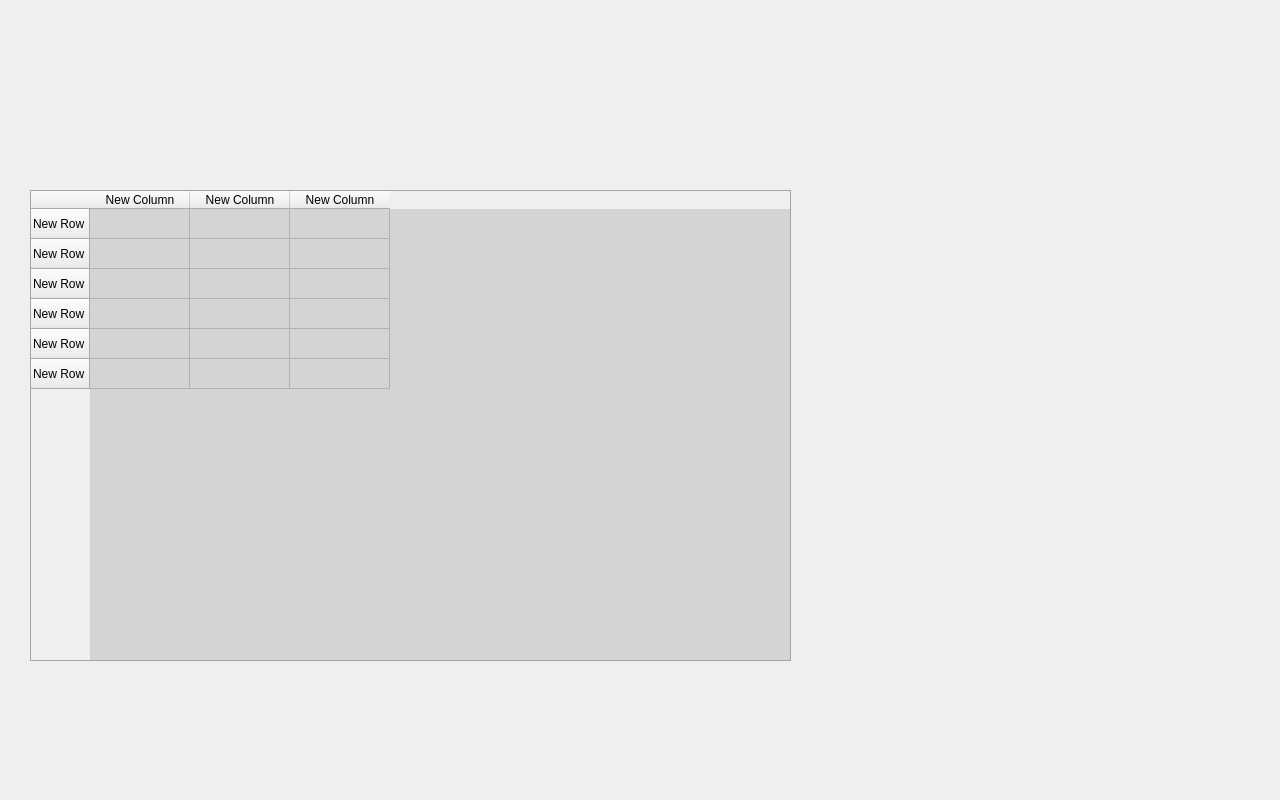
<?xml version="1.0" encoding="UTF-8"?>
<ui version="4.0">
 <class>Run_setting</class>
 <widget class="QDialog" name="Run_setting">
  <property name="geometry">
   <rect>
    <x>0</x>
    <y>0</y>
    <width>1280</width>
    <height>800</height>
   </rect>
  </property>
  <property name="windowTitle">
   <string>Dialog</string>
  </property>
  <property name="styleSheet">
   <string notr="true">QDialog#Run_setting {
background-image: url(:/BG/autorun setting/autorun setting.jpg);
}

QPushButton#add {
background-color: transparent;
border-image: url(:/Button/autorun setting/add.png);
background: none;
border: none;
background-repeat: none;
}

QPushButton#remove {
background-color: transparent;
border-image: url(:/Button/autorun setting/remove.png);
background: none;
border: none;
background-repeat: none;
}

QPushButton#save {
background-color: transparent;
border-image: url(:/Button/autorun setting/save.png);
background: none;
border: none;
background-repeat: none;
}

QPushButton#back {
background-color:transparent;
border-image:url(:/Button/autorun setting/back.png);
background: none;
border: none;
background-repeat: none;
}

QTableWidget#tableWidget {
background-color:rgb(212, 212, 212)
}

</string>
  </property>
  <widget class="QPushButton" name="add">
   <property name="geometry">
    <rect>
     <x>464</x>
     <y>716</y>
     <width>197</width>
     <height>90</height>
    </rect>
   </property>
   <property name="text">
    <string/>
   </property>
  </widget>
  <widget class="QPushButton" name="remove">
   <property name="geometry">
    <rect>
     <x>648</x>
     <y>713</y>
     <width>248</width>
     <height>90</height>
    </rect>
   </property>
   <property name="text">
    <string/>
   </property>
  </widget>
  <widget class="QPushButton" name="save">
   <property name="geometry">
    <rect>
     <x>884</x>
     <y>713</y>
     <width>196</width>
     <height>90</height>
    </rect>
   </property>
   <property name="text">
    <string/>
   </property>
  </widget>
  <widget class="QPushButton" name="back">
   <property name="geometry">
    <rect>
     <x>1067</x>
     <y>713</y>
     <width>215</width>
     <height>90</height>
    </rect>
   </property>
   <property name="text">
    <string/>
   </property>
  </widget>
  <widget class="QLabel" name="holder_x">
   <property name="geometry">
    <rect>
     <x>887</x>
     <y>239</y>
     <width>47</width>
     <height>41</height>
    </rect>
   </property>
   <property name="text">
    <string/>
   </property>
  </widget>
  <widget class="QLabel" name="holder_y">
   <property name="geometry">
    <rect>
     <x>955</x>
     <y>239</y>
     <width>47</width>
     <height>41</height>
    </rect>
   </property>
   <property name="text">
    <string/>
   </property>
  </widget>
  <widget class="QLabel" name="holder_z">
   <property name="geometry">
    <rect>
     <x>1023</x>
     <y>239</y>
     <width>47</width>
     <height>41</height>
    </rect>
   </property>
   <property name="text">
    <string/>
   </property>
  </widget>
  <widget class="QLabel" name="heater">
   <property name="geometry">
    <rect>
     <x>1099</x>
     <y>239</y>
     <width>47</width>
     <height>41</height>
    </rect>
   </property>
   <property name="text">
    <string/>
   </property>
  </widget>
  <widget class="QLabel" name="cylinder">
   <property name="geometry">
    <rect>
     <x>1165</x>
     <y>239</y>
     <width>47</width>
     <height>41</height>
    </rect>
   </property>
   <property name="text">
    <string/>
   </property>
  </widget>
  <widget class="QTableWidget" name="tableWidget">
   <property name="geometry">
    <rect>
     <x>30</x>
     <y>190</y>
     <width>761</width>
     <height>471</height>
    </rect>
   </property>
   <row>
    <property name="text">
     <string>New Row</string>
    </property>
   </row>
   <row>
    <property name="text">
     <string>New Row</string>
    </property>
   </row>
   <row>
    <property name="text">
     <string>New Row</string>
    </property>
   </row>
   <row>
    <property name="text">
     <string>New Row</string>
    </property>
   </row>
   <row>
    <property name="text">
     <string>New Row</string>
    </property>
   </row>
   <row>
    <property name="text">
     <string>New Row</string>
    </property>
   </row>
   <column>
    <property name="text">
     <string>New Column</string>
    </property>
   </column>
   <column>
    <property name="text">
     <string>New Column</string>
    </property>
   </column>
   <column>
    <property name="text">
     <string>New Column</string>
    </property>
   </column>
  </widget>
 </widget>
 <resources/>
 <connections/>
</ui>
